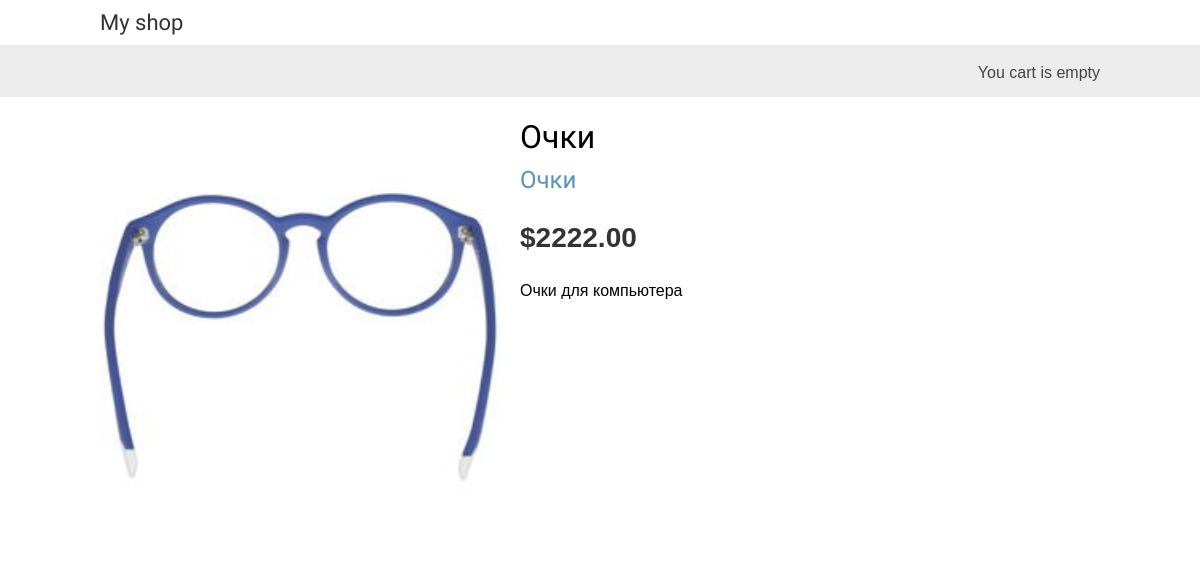
Screenshot of /2/ochki/ with the database file from the repository.
### shop/models.py (models this page shows, shortened)
class Product(models.Model):
    category = models.ForeignKey(Category, related_name='product', on_delete=models.CASCADE)
    name = models.CharField(max_length=200, db_index=True, verbose_name='Наименованеи')
    slug = models.SlugField(max_length=200, db_index=True, verbose_name='url')
    image = models.ImageField(upload_to='product/%Y/%m/%d/', blank=True, verbose_name='Изображение')
    description = models.TextField(blank=True, verbose_name='Описание')
    price = models.DecimalField(max_digits=10, decimal_places=2, verbose_name='Цена')
    available = models.BooleanField(default=True, verbose_name='Наличие')
    created = models.DateTimeField(auto_now_add=True, verbose_name='Дата создания')
    updated = models.DateTimeField(auto_now=True, verbose_name='Дата изменения')
    class Meta:
        ordering = ('name',)
        index_together = (('id', 'slug'),)
        verbose_name = 'Товар'
        verbose_name_plural = 'Товары'

class Category(models.Model):
    name = models.CharField(max_length=200, db_index=True, verbose_name='Имя категории')
    slug = models.SlugField(max_length=200, unique=True, verbose_name='url')
    class Meta:
        ordering = ('name',)
        verbose_name = 'Категория'
        verbose_name_plural = 'Категории'
    def __str__(self):
        return self.name
    def get_absolute_url(self):
        return reverse('shop:product_list_by_category', args=[self.slug])

### shop/views.py (the view)
# urls.py: path('<int:id>/<slug:slug>/', views.product_detail, name='product_detail')
def product_detail(request, id, slug):
    product = get_object_or_404(Product, id=id, slug=slug, available=True)
    return render(request, 'shop/product/detail.html', {'product': product})

### templates/shop/product/detail.html (shortened to what this page needs)
{% extends 'base.html' %}
{% load static %}
{% block content %}
<div class="product-detail">
<img src="{% if product.image %}
                    {{ product.image.url }}
                    {% else %}
                    {% static "img/no_image.png" %}
                    {% endif %} " alt='{% if product.name %}{{ product.name }}{% else %}Image{% endif %}'>
<h1>{{ product.name }}</h1>
<h2><a href="{{ product.category.get_absolute_url }}">{{ product.category }}</a> </h2>
<p class="price">${{ product.price }} </p>
{{ product.description|linebreaks }}
</div>
{% endblock %}

### static/css/base.css (style rules this page uses)
body { margin:0; padding:0; font-family:helvetica, sans-serif; }
h1, h2, h3, h4, h5 , h6 { font-family: 'Ubuntu', sans-serif; font-weight:normal; }
a { text-decoration:none; color:#5993bb; }
.product-detail { text-align:justify; }
.product-detail .price { color:#333; font-size:28px; font-weight:bold; }
.product-detail img { width:40%; float:left; padding:0 20px 20px 0; }
.product-detail h1 { margin-bottom:0; }
.product-detail h2 { margin-top:10px; }

### rows the page displays
Product: image (picture), name "Очки", category "Очки", price "2222.00", description "Очки для компьютера"
